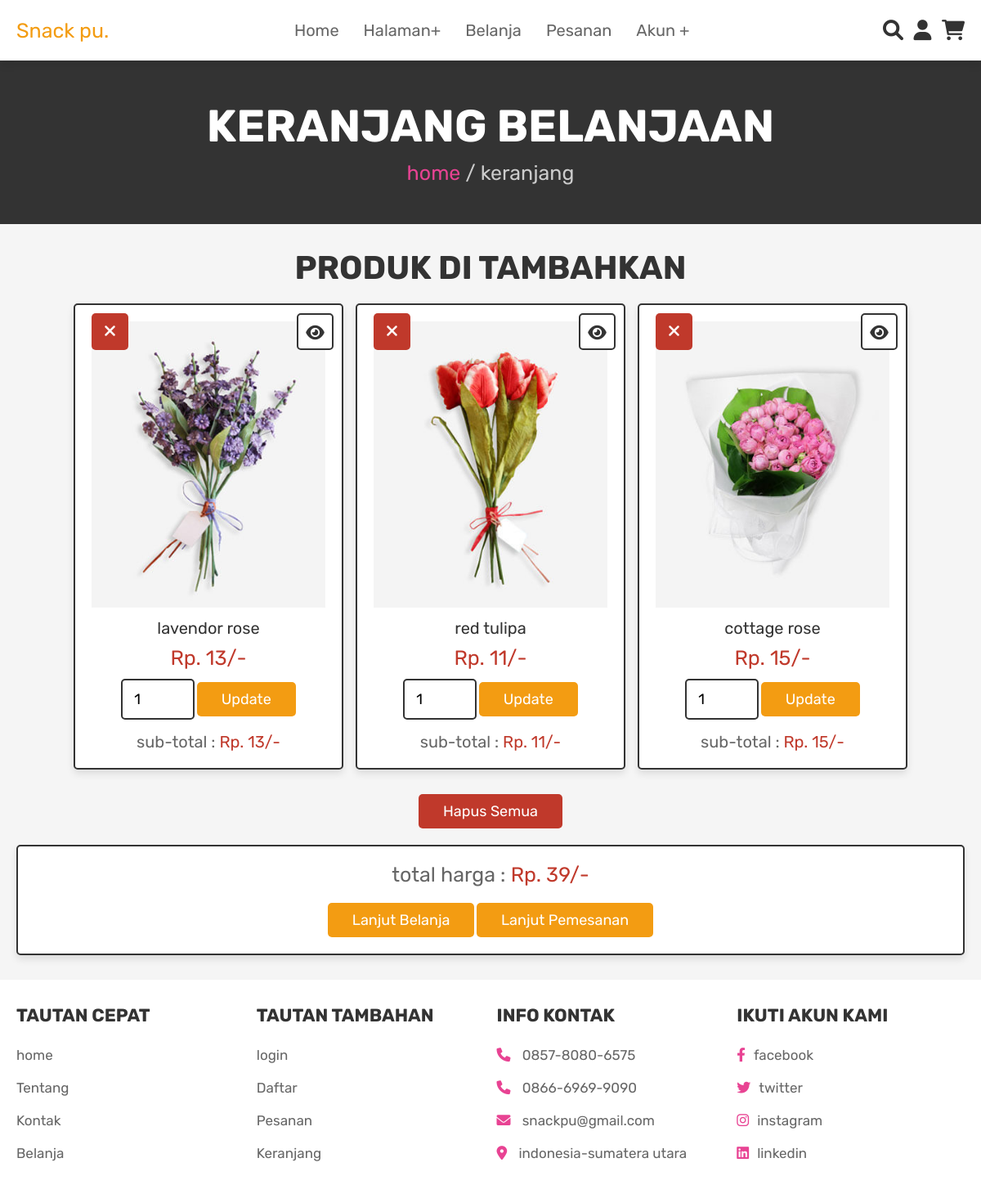
Screenshot of /cart.php (signed in) with the database file from the repository.
### tables this page shows
CREATE TABLE IF NOT EXISTS `cart` (
  `id` int(100) NOT NULL,
  `user_id` int(100) NOT NULL,
  `pid` int(100) NOT NULL,
  `name` varchar(100) NOT NULL,
  `price` int(100) NOT NULL,
  `quantity` int(100) NOT NULL,
  `image` varchar(100) NOT NULL
);

### cart.php (the view, shortened to what this page needs)
<?php
@include 'config.php';
$user_id = $_SESSION['user_id'];
?>
<!DOCTYPE html>
<html lang="en">
<head>
   <link rel="stylesheet" href="https://cdnjs.cloudflare.com/ajax/libs/font-awesome/6.0.0/css/all.min.css">
   <link rel="stylesheet" href="css/style.css">
</head>
<body>
<?php @include 'header.php'; ?>
<section class="heading">
    <h3>keranjang belanjaan</h3>
    <p> <a href="home.php">home</a> / keranjang</p>
</section>
<section class="shopping-cart">
    <h1 class="title">produk di tambahkan</h1>
    <div class="box-container">
    <?php
        $grand_total = 0;
        $select_cart = mysqli_query($conn, "SELECT * FROM `cart` WHERE user_id = '$user_id'") or die('query failed');
        if(mysqli_num_rows($select_cart) > 0){
            while($fetch_cart = mysqli_fetch_assoc($select_cart)){
    ?>
    <div  class="box">
        <a href="cart.php?delete=<?php echo $fetch_cart['id']; ?>" class="fas fa-times" onClick="return confirm('hapus dari keranjang?');"></a>
        <a href="view_page.php?pid=<?php echo $fetch_cart['pid']; ?>" class="fas fa-eye"></a>
        <img src="uploaded_img/<?php echo $fetch_cart['image']; ?>" alt="" class="image">
        <div class="name"><?php echo $fetch_cart['name']; ?></div>
        <div class="price">Rp. <?php echo $fetch_cart['price']; ?>/-</div>
        <form action="" method="post">
            <input type="number" min="1" value="<?php echo $fetch_cart['quantity']; ?>" name="cart_quantity" class="qty">
            <input type="submit" value="update" class="option-btn" name="update_quantity">
        </form>
        <div class="sub-total"> sub-total : <span>Rp. <?php echo $sub_total = ($fetch_cart['price'] * $fetch_cart['quantity']); ?>/-</span> </div>
    </div>
    <?php
    $grand_total += $sub_total;
        }
    }else{
        echo '<p class="empty">keranjang kamu kosong</p>';
    }
    ?>
    </div>
    <div class="more-btn">
        <a href="cart.php?delete_all" class="delete-btn <?php echo ($grand_total > 1)?'':'disabled' ?>" onClick="return confirm('delete all from cart?');">Hapus semua</a>
    </div>
    <div class="cart-total">
        <p>total harga : <span>Rp. <?php echo $grand_total; ?>/-</span></p>
        <a href="shop.php" class="option-btn">Lanjut belanja</a>
        <a href="checkout.php" class="btn  <?php echo ($grand_total > 1)?'':'disabled' ?>">lanjut pemesanan</a>
    </div>
</section>
<?php @include 'footer.php'; ?>
</body>
</html>

### header.php (shortened to what this page needs)
<header class="header">
    <div class="flex">
        <a href="home.php" class="logo">Snack pu.</a>
        <nav class="navbar">
            <ul>
                <li><a href="home.php">Home</a></li>
                <li><a href="#">Halaman+</a>
                </li>
                <li><a href="shop.php">Belanja</a></li>
                <?php if(isset($_SESSION['user_id'])){ ?>
                <li><a href="orders.php">Pesanan</a></li>
                <?php } ?>
                <li><a href="#">Akun +</a>
                </li>
            </ul>
        </nav>
        <div class="icons">
            <a href="search_page.php" class="fas fa-search"></a>
            <div id="user-btn" class="fas fa-user"></div>
            <a href="cart.php"><i class="fas fa-shopping-cart"></i><span></span></a>
        </div>
    </div>
</header>

### footer.php
<section class="footer">
    <div class="box-container">
        <div class="box">
            <h3>Tautan cepat</h3>
            <a href="home.php">home</a>
            <a href="about.php">Tentang</a>
            <a href="contact.php">Kontak</a>
            <a href="shop.php">Belanja</a>
        </div>
        <div class="box">
            <h3>Tautan tambahan</h3>
            <a href="login.php">login</a>
            <a href="register.php">Daftar</a>
            <a href="orders.php">Pesanan </a>
            <a href="cart.php">Keranjang </a>
        </div>
        <div class="box">
            <h3>Info kontak</h3>
            <p> <i class="fas fa-phone"></i> 0857-8080-6575 </p>
            <p> <i class="fas fa-phone"></i> 0866-6969-9090 </p>
            <p> <i class="fas fa-envelope"></i> snackpu@gmail.com </p>
            <p> <i class="fas fa-map-marker-alt"></i> indonesia-sumatera utara</p>
        </div>
        <div class="box">
            <h3>Ikuti akun kami</h3>
            <a href="#"><i class="fab fa-facebook-f"></i>facebook</a>
            <a href="#"><i class="fab fa-twitter"></i>twitter</a>
            <a href="#"><i class="fab fa-instagram"></i>instagram</a>
            <a href="#"><i class="fab fa-linkedin"></i>linkedin</a>
        </div>
    </div>
</section>

### rows the page displays
cart: image (picture), name "lavendor rose", price "13", cart_quantity "1"
cart: image (picture), name "red tulipa", price "11", cart_quantity "1"
cart: image (picture), name "cottage rose", price "15", cart_quantity "1"

### other values shown
$grand_total "39"
